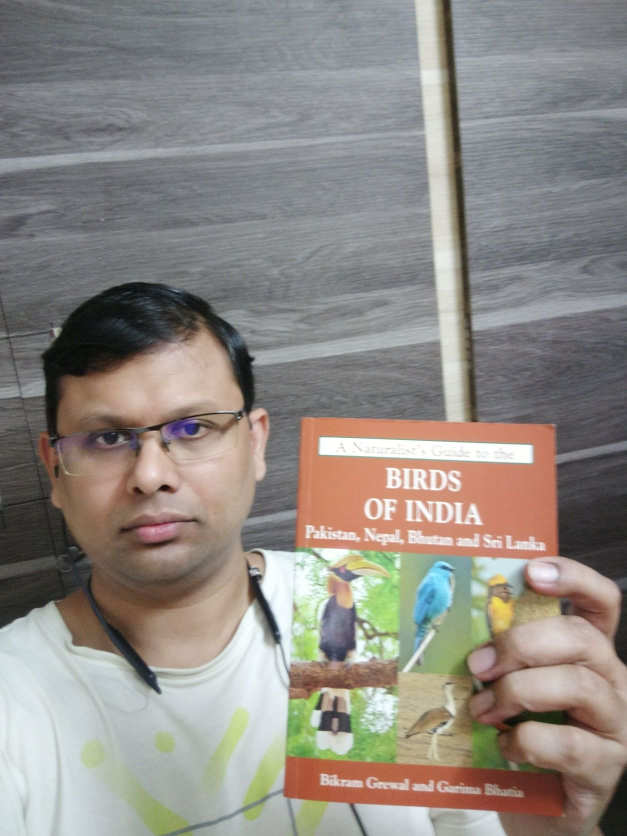
#> input picture S12/opencv_yolo/praveen_book.jpg, 1254 x 1672 px (shown at 1/2 size)
$ jupyter execute --allow-errors opencv_yolo.ipynb
#> lines starting #> are read from the running program, lines starting #| are printed output that depends on the picture
[cell 1]
import cv2
import numpy as np

#> (a cell that did not finish here is left out)

[cell 3]
# Loading image
img = cv2.imread("opencv_yolo/praveen_book.jpg")
#> img is the input picture: shape (1672, 1254, 3); mean B, G, R 132.2, 138, 143.8
img = cv2.resize(img, None, fx=0.4, fy=0.4)
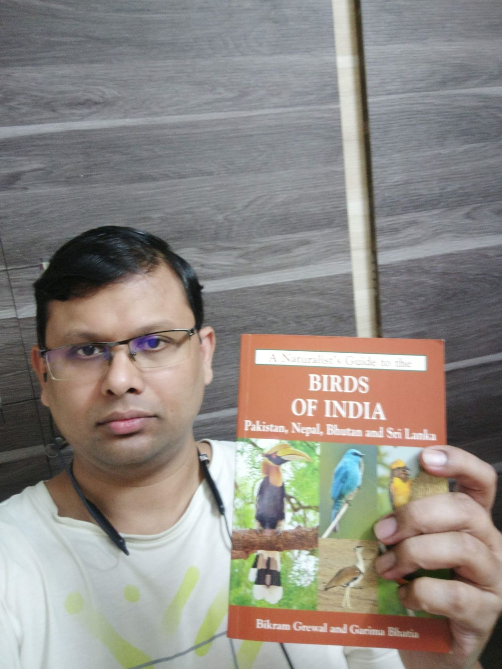
#> img: shape (669, 502, 3); mean B, G, R 132.1, 137.9, 143.7
height, width, channels = img.shape
#> height = 669; width = 502; channels = 3

# Detecting objects
blob = cv2.dnn.blobFromImage(img, 0.00392, (416, 416), (0, 0, 0), True, crop=False)

#> (the rest of this cell did not finish here and is left out)

[cell 4]
# Showing informations on the screen
class_ids = []
confidences = []
boxes = []
#> (the rest of this cell did not finish here and is left out)

[cell 5]
indexes = cv2.dnn.NMSBoxes(boxes, confidences, 0.5, 0.4)
print(indexes)
font = cv2.FONT_HERSHEY_PLAIN
for i in range(len(boxes)):
    if i in indexes:
        x, y, w, h = boxes[i]
        label = str(classes[class_ids[i]])
        color = colors[class_ids[i]]
        cv2.rectangle(img, (x, y), (x + w, y + h), color, 2)
        cv2.putText(img, label, (x, y + 30), font, 3, color, 3)

[cell 6]
import matplotlib.pyplot as plt

# Convert the image from BGR to RGB
img = cv2.cvtColor(img, cv2.COLOR_BGR2RGB)
plt.imshow(img)
plt.show()
